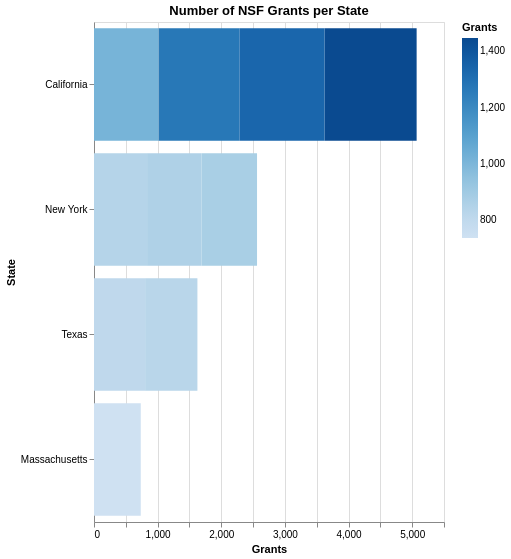

Notebook source saved alongside this figure:
### Code cell
years = sorted(state_year["year"].dropna().unique().tolist())
year_dropdown = alt.binding_select(options=years, name="Year: ") 
year_selection = alt.selection_point(fields=["year"], bind=year_dropdown)
bars_q1 = ( alt.Chart(state_year, title="Number of NSF Grants per State") 
           .add_params(year_selection) 
           .transform_filter(year_selection)
           .transform_window(
        rank="rank(n_grants)",
        sort=[alt.SortField("n_grants", order="descending")]
    )
    
    # 3) Keep only the top 10 states
    .transform_filter(alt.datum.rank <= 10)
           .mark_bar() 
           .encode( y=alt.Y("state_name:N", sort="-x", title="State"), 
                   x=alt.X("n_grants:Q", title="Grants"), 
                   color=alt.Color("n_grants:Q", title="Grants"), 
                   tooltip=[ alt.Tooltip("state_name:N", title="State"),  
                            alt.Tooltip("year:O", title="Year"), 
                            alt.Tooltip("n_grants:Q", title="Grants"),
                              alt.Tooltip("total_amount:Q", title="Total amount", format=",.0f") ] )
                                .properties(width=350, height=500) )
bars_q1

### Figure 1 — Vega-Lite specification as saved in the notebook (floating-point values rounded to 4 significant figures; data arrays with more than 128 entries replaced by an {"elided": "..."} marker saying what was removed)
{"config": {"view": {"continuousWidth": 300, "continuousHeight": 300}}, "data": {"name": "data-6aa4cc11bd1561e9a5724e6f48986320"}, "mark": {"type": "bar"}, "encoding": {"color": {"field": "n_grants", "title": "Grants", "type": "quantitative"}, "tooltip": [{"field": "state_name", "title": "State", "type": "nominal"}, {"field": "year", "title": "Year", "type": "ordinal"}, {"field": "n_grants", "title": "Grants", "type": "quantitative"}, {"field": "total_amount", "format": ",.0f", "title": "Total amount", "type": "quantitative"}], "x": {"field": "n_grants", "title": "Grants", "type": "quantitative"}, "y": {"field": "state_name", "sort": "-x", "title": "State", "type": "nominal"}}, "height": 500, "params": [{"name": "param_181", "select": {"type": "point", "fields": ["year"]}, "bind": {"input": "select", "options": [2021, 2022, 2023, 2024, 2025], "name": "Year: "}}], "title": "Number of NSF Grants per State", "transform": [{"filter": {"param": "param_181"}}, {"window": [{"op": "rank", "field": "n_grants", "as": "rank"}], "sort": [{"field": "n_grants", "order": "descending"}]}, {"filter": "(datum.rank <= 10)"}], "width": 350, "$schema": "https://vega.github.io/schema/vega-lite/v5.8.0.json", "datasets": {"data-6aa4cc11bd1561e9a5724e6f48986320": {"elided": "242 records"}}}
